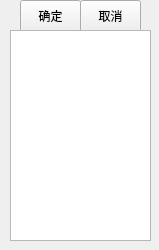
<?xml version="1.0" encoding="UTF-8"?>
<ui version="4.0">
 <class>FrmFilterOption</class>
 <widget class="QWidget" name="FrmFilterOption">
  <property name="geometry">
   <rect>
    <x>0</x>
    <y>0</y>
    <width>159</width>
    <height>250</height>
   </rect>
  </property>
  <property name="windowTitle">
   <string>Form</string>
  </property>
  <widget class="QPushButton" name="btnOK">
   <property name="geometry">
    <rect>
     <x>20</x>
     <y>0</y>
     <width>61</width>
     <height>32</height>
    </rect>
   </property>
   <property name="text">
    <string>确定</string>
   </property>
  </widget>
  <widget class="QPushButton" name="btnCancel">
   <property name="geometry">
    <rect>
     <x>80</x>
     <y>0</y>
     <width>61</width>
     <height>32</height>
    </rect>
   </property>
   <property name="text">
    <string>取消</string>
   </property>
  </widget>
  <widget class="QTreeView" name="treeView">
   <property name="geometry">
    <rect>
     <x>10</x>
     <y>30</y>
     <width>141</width>
     <height>211</height>
    </rect>
   </property>
  </widget>
 </widget>
 <resources/>
 <connections/>
</ui>
